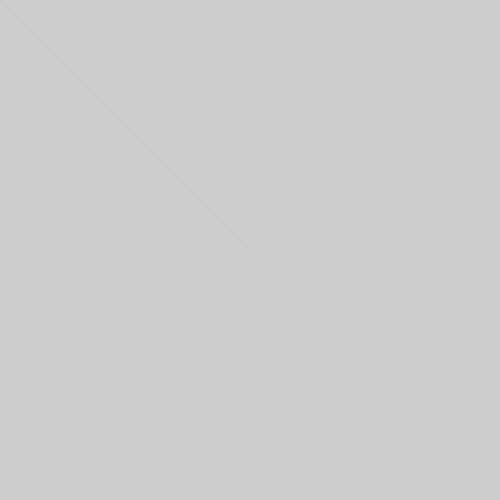
Frame 1 (no input)
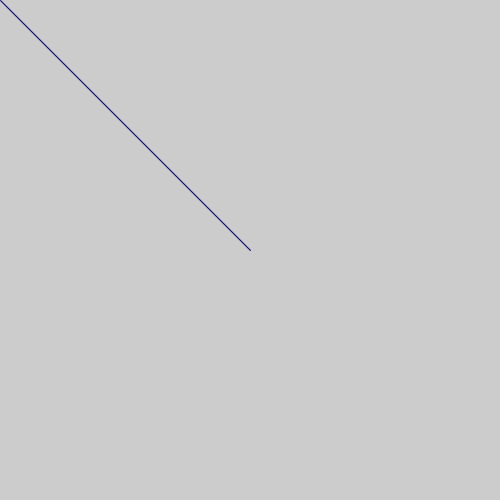
Frame 60 (the mouse pressed at the canvas centre just before this capture)
Frame 120 (the mouse held since frame 60 and released just before this capture): identical to frame 60, image omitted

The Processing sketch that drew these frames (run headless with seeded random() and noise(); from frame 60 on, the mouse is pressed at the canvas centre):

// Processing sketch: processing_144495
// ── processing_144495.pde

void setup(){
  size(500,500);
}

void draw(){
  fill(mouseY,mouseX,85,10);
  stroke(mouseY,mouseX,85,10);
  triangle(250,250,mouseX,mouseY,mouseY,mouseX);
}
